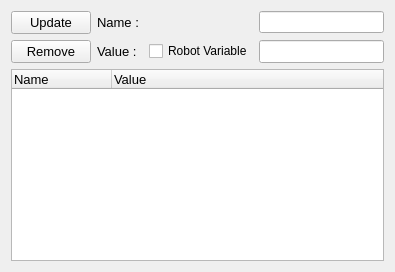
                    <widget class="QWidget" name="tab_42">
                     <attribute name="title">
                      <string>Path</string>
                     </attribute>
                     <layout class="QHBoxLayout" name="horizontalLayout_14">
                      <item>
                       <layout class="QGridLayout" name="gridLayout_30">
                        <item row="3" column="0" colspan="4">
                         <widget class="QTreeWidget" name="table_tc_dependency_path">
                          <property name="font">
                           <font>
                            <family>Segoe UI</family>
                            <pointsize>10</pointsize>
                           </font>
                          </property>
                          <column>
                           <property name="text">
                            <string>Name</string>
                           </property>
                          </column>
                          <column>
                           <property name="text">
                            <string>Value</string>
                           </property>
                          </column>
                         </widget>
                        </item>
                        <item row="2" column="2">
                         <widget class="QCheckBox" name="checkBox_tc_path_dependency_robot_variable">
                          <property name="text">
                           <string>Robot Variable</string>
                          </property>
                         </widget>
                        </item>
                        <item row="2" column="1">
                         <widget class="QLabel" name="label_47">
                          <property name="font">
                           <font>
                            <family>Segoe UI</family>
                            <pointsize>10</pointsize>
                           </font>
                          </property>
                          <property name="text">
                           <string>Value : </string>
                          </property>
                         </widget>
                        </item>
                        <item row="2" column="3">
                         <widget class="QLineEdit" name="textbox_tc_path_dependency_value">
                          <property name="font">
                           <font>
                            <family>Segoe UI</family>
                            <pointsize>10</pointsize>
                           </font>
                          </property>
                         </widget>
                        </item>
                        <item row="2" column="0">
                         <widget class="QPushButton" name="btn_tc_remove_dependency_path">
                          <property name="font">
                           <font>
                            <family>Segoe UI</family>
                            <pointsize>10</pointsize>
                           </font>
                          </property>
                          <property name="text">
                           <string>Remove</string>
                          </property>
                         </widget>
                        </item>
                        <item row="0" column="0" rowspan="2">
                         <widget class="QPushButton" name="btn_tc_update_dependency_path">
                          <property name="font">
                           <font>
                            <family>Segoe UI</family>
                            <pointsize>10</pointsize>
                           </font>
                          </property>
                          <property name="text">
                           <string>Update</string>
                          </property>
                         </widget>
                        </item>
                        <item row="0" column="1" rowspan="2">
                         <widget class="QLabel" name="label_46">
                          <property name="font">
                           <font>
                            <family>Segoe UI</family>
                            <pointsize>10</pointsize>
                           </font>
                          </property>
                          <property name="text">
                           <string>Name : </string>
                          </property>
                         </widget>
                        </item>
                        <item row="0" column="3" rowspan="2">
                         <widget class="QLineEdit" name="textbox_tc_path_dependency_name"/>
                        </item>
                       </layout>
                      </item>
                     </layout>
                    </widget>
